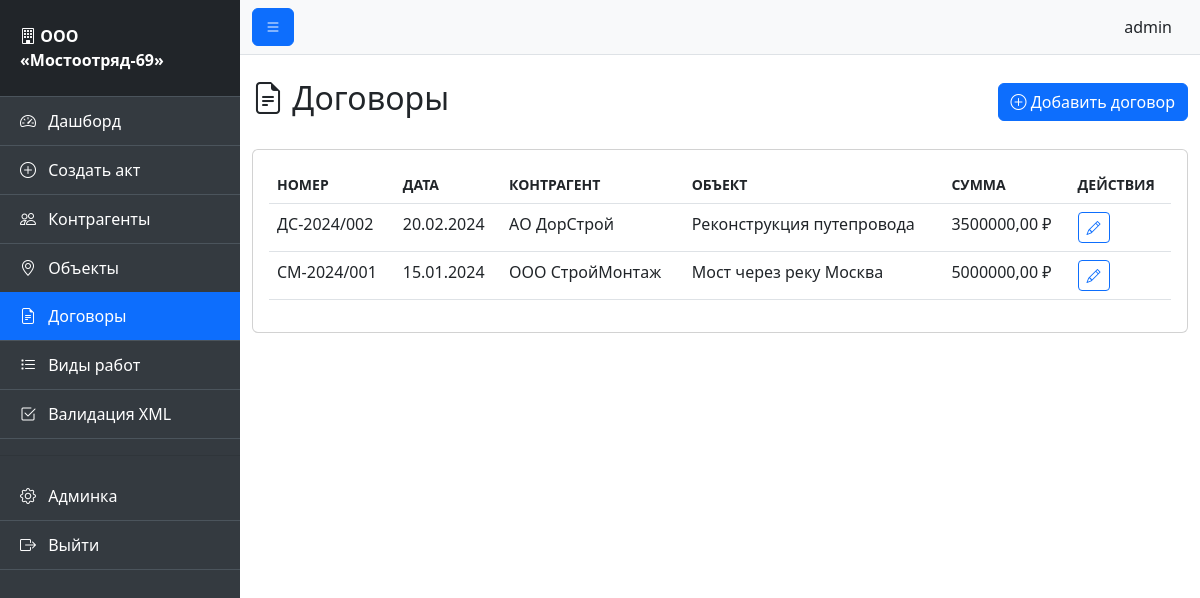
The page /contracts/ (signed in) on the database its author committed.
### acts/models.py (models this page shows, shortened)
class Contract(models.Model):
    number = models.CharField('Номер договора', max_length=50)
    date = models.DateField('Дата договора')
    contractor = models.ForeignKey(Contractor, on_delete=models.CASCADE, related_name='contracts', verbose_name='Контрагент')
    object = models.ForeignKey(Object, on_delete=models.CASCADE, related_name='contracts', verbose_name='Объект')
    amount = models.DecimalField('Сумма договора', max_digits=15, decimal_places=2, default=0)
    start_date = models.DateField('Дата начала работ', null=True, blank=True)
    end_date = models.DateField('Дата окончания работ', null=True, blank=True)
    description = models.TextField('Описание договора', blank=True)
    file = models.FileField('Файл договора', upload_to='contracts/', blank=True, null=True)
    created_at = models.DateTimeField('Дата создания', auto_now_add=True)
    class Meta:
        verbose_name = 'Договор'
        verbose_name_plural = 'Договоры'
        ordering = ['-date']
        unique_together = ['number', 'contractor']

class Contractor(models.Model):
    name = models.CharField('Наименование организации', max_length=255)
    inn = models.CharField('ИНН', max_length=12, unique=True)
    kpp = models.CharField('КПП', max_length=9, blank=True)
    ogrn = models.CharField('ОГРН', max_length=13, blank=True)
    legal_address = models.TextField('Юридический адрес', blank=True)
    actual_address = models.TextField('Фактический адрес', blank=True)
    phone = models.CharField('Телефон', max_length=50, blank=True)
    email = models.EmailField('Email', blank=True)
    director_name = models.CharField('ФИО директора', max_length=255, blank=True)
    director_position = models.CharField('Должность директора', max_length=255, default='Генеральный директор')
    bank_name = models.CharField('Наименование банка', max_length=255, blank=True)
    bik = models.CharField('БИК', max_length=9, blank=True)
    correspondent_account = models.CharField('Корр. счет', max_length=20, blank=True)
    checking_account = models.CharField('Расчетный счет', max_length=20, blank=True)
    class Meta:
        verbose_name = 'Контрагент'
        verbose_name_plural = 'Контрагенты'
        ordering = ['name']

class Object(models.Model):
    name = models.CharField('Наименование объекта', max_length=255)
    code = models.CharField('Код объекта', max_length=50, blank=True)
    address = models.TextField('Адрес объекта', blank=True)
    description = models.TextField('Описание', blank=True)
    created_at = models.DateTimeField('Дата создания', auto_now_add=True)
    class Meta:
        verbose_name = 'Объект строительства'
        verbose_name_plural = 'Объекты строительства'
        ordering = ['name']

### acts/views.py (the view)
# urls.py: path('contracts/', views.contracts_list, name='contracts_list'),
@login_required
def contracts_list(request):
    contracts = Contract.objects.select_related('contractor', 'object').all()
    context = {'contracts': contracts}
    return render(request, 'acts/contracts_list.html', context)

### acts/templates/acts/contracts_list.html (shortened to what this page needs)
{% extends 'acts/base.html' %}
{% block content %}
<div class="d-flex justify-content-between align-items-center mb-4">
    <h2><i class="bi bi-file-earmark-text"></i> Договоры</h2>
    <a href="{% url 'admin:acts_contract_add' %}" class="btn btn-primary">
        <i class="bi bi-plus-circle"></i> Добавить договор
    </a>
</div>
<div class="card">
    <div class="card-body">
        {% if contracts %}
        <div class="table-responsive">
            <table class="table table-hover">
                <thead>
                    <tr>
                        <th>Номер</th>
                        <th>Дата</th>
                        <th>Контрагент</th>
                        <th>Объект</th>
                        <th>Сумма</th>
                        <th>Действия</th>
                    </tr>
                </thead>
                <tbody>
                    {% for contract in contracts %}
                    <tr>
                        <td>{{ contract.number }}</td>
                        <td>{{ contract.date|date:"d.m.Y" }}</td>
                        <td>{{ contract.contractor.name }}</td>
                        <td>{{ contract.object.name }}</td>
                        <td>{{ contract.amount|floatformat:2 }} ₽</td>
                        <td>
                            <a href="{% url 'admin:acts_contract_change' contract.pk %}" class="btn btn-sm btn-outline-primary">
                                <i class="bi bi-pencil"></i>
                            </a>
                        </td>
                    </tr>
                    {% endfor %}
                </tbody>
            </table>
        </div>
        {% else %}
        <p class="text-muted text-center">Договоры ещё не добавлены</p>
        {% endif %}
    </div>
</div>
{% endblock %}

### acts/templates/acts/base.html (shortened to what this page needs)
<!DOCTYPE html>
<html lang="ru">
<head>
    <link href="https://cdn.jsdelivr.net/npm/bootstrap@5.3.0/dist/css/bootstrap.min.css" rel="stylesheet">
    <link href="https://cdn.jsdelivr.net/npm/bootstrap-icons@1.10.0/font/bootstrap-icons.css" rel="stylesheet">
    {% load static %}
    <link href="{% static 'acts/css/custom.css' %}" rel="stylesheet">
</head>
<body>
    {% if user.is_authenticated %}
    <div class="d-flex" id="wrapper">
        <div class="sidebar" id="sidebar-wrapper">
            <div class="sidebar-heading">
                <i class="bi bi-building"></i> ООО «Мостоотряд-69»
            </div>
            <div class="list-group list-group-flush">
                <a href="{% url 'dashboard' %}" class="list-group-item list-group-item-action {% if request.resolver_match.url_name == 'dashboard' %}active{% endif %}">
                    <i class="bi bi-speedometer2"></i> Дашборд
                </a>
                <a href="{% url 'create_act' %}" class="list-group-item list-group-item-action {% if request.resolver_match.url_name == 'create_act' %}active{% endif %}">
                    <i class="bi bi-plus-circle"></i> Создать акт
                </a>
                <a href="{% url 'contractors_list' %}" class="list-group-item list-group-item-action {% if request.resolver_match.url_name == 'contractors_list' %}active{% endif %}">
                    <i class="bi bi-people"></i> Контрагенты
                </a>
                <a href="{% url 'objects_list' %}" class="list-group-item list-group-item-action {% if request.resolver_match.url_name == 'objects_list' %}active{% endif %}">
                    <i class="bi bi-geo-alt"></i> Объекты
                </a>
                <a href="{% url 'contracts_list' %}" class="list-group-item list-group-item-action {% if request.resolver_match.url_name == 'contracts_list' %}active{% endif %}">
                    <i class="bi bi-file-earmark-text"></i> Договоры
                </a>
                <a href="{% url 'work_types_list' %}" class="list-group-item list-group-item-action {% if request.resolver_match.url_name == 'work_types_list' %}active{% endif %}">
                    <i class="bi bi-list-task"></i> Виды работ
                </a>
                <a href="{% url 'validate_xml' %}" class="list-group-item list-group-item-action {% if request.resolver_match.url_name == 'validate_xml' %}active{% endif %}">
                    <i class="bi bi-check2-square"></i> Валидация XML
                </a>
                <hr>
                <a href="{% url 'admin:index' %}" class="list-group-item list-group-item-action">
                    <i class="bi bi-gear"></i> Админка
                </a>
                <a href="{% url 'logout' %}" class="list-group-item list-group-item-action">
                    <i class="bi bi-box-arrow-right"></i> Выйти
                </a>
            </div>
        </div>
        <div id="page-content-wrapper">
            <nav class="navbar navbar-expand-lg navbar-light bg-light border-bottom">
                <div class="container-fluid">
                    <button class="btn btn-primary" id="sidebarToggle">
                        <i class="bi bi-list"></i>
                    </button>
                    <div class="ms-auto d-flex align-items-center">
                        <span class="me-3">{{ user.get_full_name|default:user.username }}</span>
                    </div>
                </div>
            </nav>
            <div class="container-fluid py-4">
                {% block content %}{% endblock %}
            </div>
        </div>
    </div>
    {% endif %}
</body>
</html>

### acts/static/acts/css/custom.css (style rules this page uses)
#wrapper { overflow-x: hidden; }
#sidebar-wrapper { min-height: 100vh; margin-left: -15rem; transition: margin 0.25s ease-out; background-color: #343a40; position: fixed; z-index: 1000; width: 15rem; }
#sidebar-wrapper .sidebar-heading { padding: 1.5rem 1.25rem; font-size: 1rem; font-weight: bold; color: #fff; background-color: #212529; border-bottom: 1px solid #4b545c; }
#sidebar-wrapper .list-group { width: 15rem; }
#sidebar-wrapper .list-group-item { background-color: #343a40; color: #fff; border: none; border-bottom: 1px solid #4b545c; padding: 0.75rem 1.25rem; }
#sidebar-wrapper .list-group-item.active { background-color: #0d6efd; color: #fff; }
#sidebar-wrapper .list-group-item i { margin-right: 0.5rem; }
#page-content-wrapper { min-width: 100vw; margin-left: 0; transition: margin 0.25s ease-out; }
@media (min-width: 768px) { #sidebar-wrapper { margin-left: 0; } }
@media (min-width: 768px) { #page-content-wrapper { min-width: 0; width: 100%; margin-left: 15rem; } }
.table th { font-weight: 600; text-transform: uppercase; font-size: 0.875rem; }
.btn-sm { padding: 0.25rem 0.5rem; font-size: 0.875rem; }
#sidebarToggle { transition: all 0.2s ease-in-out; }

### rows shown on the page
Contract: number "ДС-2024/002", date "20.02.2024", contractor.name "АО ДорСтрой", object.name "Реконструкция путепровода", amount "3500000,00"
Contract: number "СМ-2024/001", date "15.01.2024", contractor.name "ООО СтройМонтаж", object.name "Мост через реку Москва", amount "5000000,00"

### other values the page prints
{{ user.get_full_name|default:user.username }} "admin"
